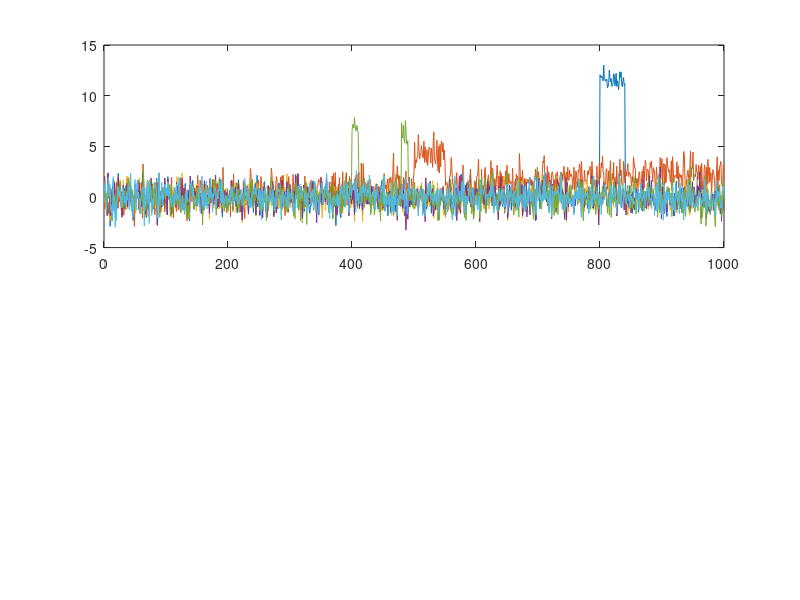

Reproduce this figure in MATLAB. (Note: this script raises an error after producing the figure.)
%% 1. Configurazione Iniziale
clear; clc; close all;
rng(158);

% Parametri generali
n_samples = 1000;      % Numero totale di campioni
n_vars = 6;            % Numero di sensori (x1...x6)
n_latents = 3;         % Numero di variabili latenti (t1...t3)

% Matrice di Mixing A (Dalla Slide 6 del Project Guidelines)
A_nominal = [
   -0.2310, -0.0816, -0.2662;
   -0.3241,  0.7055, -0.2158;
   -0.2170, -0.3056, -0.5207;
   -0.4089, -0.3442, -0.4501;
   -0.6408,  0.3102,  0.2372;
   -0.4655, -0.4330,  0.5938
];

% Deviazioni standard delle variabili latenti t (Dalla Slide 6)
std_t = [1.0; 0.8; 0.6]; 
% Deviazione standard del rumore (Dalla Slide 6)
std_noise = 0.2;

%% 2. Generazione Dati Time-Varying
% Inizializziamo la matrice dei dati X (Righe=Campioni, Colonne=Variabili)
X_raw = zeros(n_samples, n_vars);
GroundTruth_Fault = zeros(n_samples, 1); % Per verifica finale (1=Guasto, 0=Sano)

% Parametri per la simulazione "Time-Varying" 
% Simuliamo un invecchiamento lento del processo.
% Modifichiamo lentamente l'elemento (1,1) della matrice A
drift_slope_A = 0.0002; 
% Simuliamo una deriva del sensore 2 (spostamento della media)
sensor_drift_slope = 0.002; 


fprintf('Generazione dati in corso...\n');

for k = 1:n_samples
    
    % --- A. Variabili Latenti (t) ---
    % Generiamo t1, t2, t3 con le deviazioni standard specificate
    t = randn(n_latents, 1) .* std_t;
    
    % --- B. Rendere il sistema Time-Varying (Richiesta Progetto) ---
    % 1. Modifica della struttura di correlazione (Matrice A cambia piano piano)
    A_current = A_nominal;
    A_current(1,1) = A_nominal(1,1) + (k * drift_slope_A); 
    
    % --- C. Calcolo delle uscite x (senza rumore) ---
    x_k = A_current * t;
    
    % 2. Aggiunta deriva sulla media (Sensor Drift su x2)
    % Questo simula lo sporcamento del sensore citato nel paper
    x_k(2) = x_k(2) + (k * sensor_drift_slope);
    
    % --- D. Aggiunta Rumore ---
    noise = randn(n_vars, 1) * std_noise;
    x_k = x_k + noise;
    
    % --- E. Inserimento Guasto (Fault Injection) ---
    % Aggiungiamo un guasto improvviso dal campione 800 in poi.
    % Simuliamo un "bias" (scalino) sul sensore 1.
    if k >= 400 && k<=410
        x_k(5) = x_k(5) + 5; % Guasto di ampiezza 3 sigma circa
        GroundTruth_Fault(k) = 1;
    end

    if k >= 480 && k<=490
        x_k(5) = x_k(5) + 5; % Guasto di ampiezza 3 sigma circa
        GroundTruth_Fault(k) = 1;
    end
    
    if k >= 500 && k<=550
        x_k(2) = x_k(2) + 0.01*(k-300); % Guasto di ampiezza 3 sigma circa
        GroundTruth_Fault(k) = 1;
    end

    if k >= 800 && k<=840
        x_k(1) = x_k(1) + 4.0; % Guasto di ampiezza 3 sigma circa
        GroundTruth_Fault(k) = 1;
    end
    
    % Salvataggio
    X_raw(k, :) = x_k';
end

%% 3. Pre-processing Iniziale (Scaling)
% Le linee guida dicono: "The data is scaled to zero mean and unit variance".
% Nota: In un sistema realtime puro lo faresti ricorsivamente, ma per il 
% dataset iniziale (training set) lo facciamo standard.

% Usiamo i primi 200 campioni come "Training Set" iniziale per scalare
n_train = 200;
X_train = X_raw(1:n_train, :);

% Calcoliamo media e std sul training set (sano e iniziale)
mean_vec = mean(X_train);
std_vec = std(X_train);

% Normalizziamo TUTTO il dataset usando le statistiche iniziali
% (Questo è realistico: all'inizio usi le statistiche note. Poi l'RPCA dovrà adattarsi)
X_scaled = (X_raw - mean_vec) ./ std_vec;

%% 4. Visualizzazione
figure('Name', 'Simulated Data Time-Varying', 'Color', 'w');
subplot(2,1,1);
plot(X_scaled);
xline(800, 'r--', 'Fault Start', 'LabelVerticalAlignment', 'bottom');
title('Simulated Process Data (Normalized)');
ylabel('Normalized Amplitude');
xlabel('Samples (k)');
grid on;

subplot(2,1,2);
% Zoom sul sensore 2 per vedere il drift
plot(X_scaled(:,2), 'b'); hold on;
yline(0, 'k--');
title('Zoom Sensor 2 (Note the slow upward Drift)');
xlabel('Samples (k)');
grid on;

fprintf('Dati generati. Matrice X_scaled pronta (%dx%d).\n', size(X_scaled));